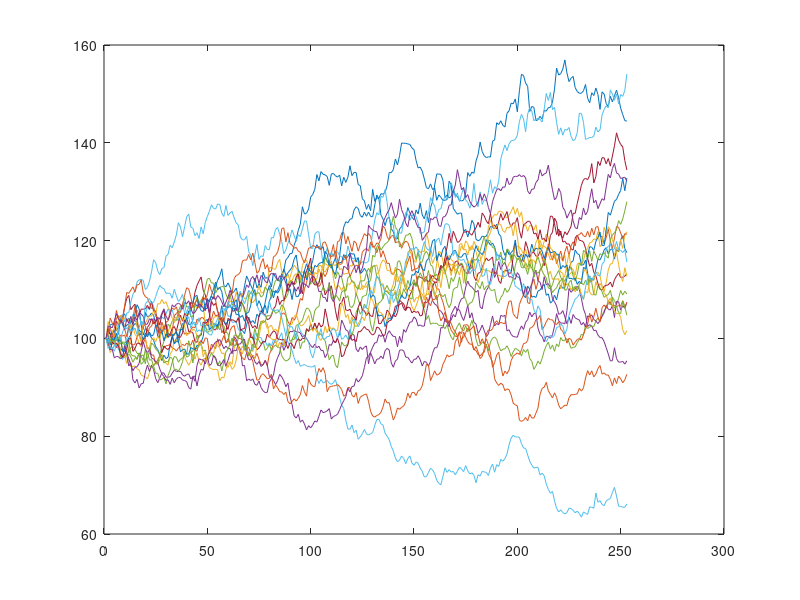

Write the MATLAB code that produced this figure. (Note: this script raises an error after producing the figure.)
% Malliavin Delta Estimation for Barrier Option
% BuyPolar Capital - Malliavin Module (Barrier Payoff)

%% Parameters
S0 = 100; K = 100; B = 120; r = 0.05; sigma = 0.2;
T = 1; N = 10000; M = 252; dt = T/M;

%% Simulate paths and barriers
rng(42);
Z = randn(N,M);
S = zeros(N,M+1); S(:,1) = S0;

for t = 2:M+1
    S(:,t) = S(:,t-1) .* exp((r - 0.5*sigma^2)*dt + sigma*sqrt(dt).*Z(:,t-1));
end

hit = max(S,[],2) >= B; % barrier hit
ST = S(:,end);
payoff = max(ST - K, 0) .* (~hit);
disc = exp(-r*T);

%% Finite Difference Delta
dS = 0.01 * S0;
S_fd = zeros(N,M+1); S_fd(:,1) = S0 + dS;

for t = 2:M+1
    S_fd(:,t) = S_fd(:,t-1) .* exp((r - 0.5*sigma^2)*dt + sigma*sqrt(dt).*Z(:,t-1));
end

hit_fd = max(S_fd,[],2) >= B;
ST_fd = S_fd(:,end);
payoff_fd = max(ST_fd - K, 0) .* (~hit_fd);
price = disc * mean(payoff);
price_fd = disc * mean(payoff_fd);
delta_fd = (price_fd - price) / dS;

%% Malliavin Delta (approximate)
Z1 = sum(Z,2) / sqrt(M); % approximate single draw from sum
ST_mall = S0 * exp((r - 0.5*sigma^2)*T + sigma*sqrt(T).*Z1);
barrier_mask = max(S,[],2) < B;
weight = Z1 ./ (S0 * sigma * sqrt(T));
delta_malliavin = disc * mean(max(ST_mall - K,0) .* weight .* barrier_mask);

%% Output
fprintf('Barrier Option Price: %.4f\n', price);
fprintf('Delta (FD): %.4f\n', delta_fd);
fprintf('Delta (Malliavin Approx): %.4f\n', delta_malliavin);

%% Plot
if ~exist('plots', 'dir')
    mkdir('plots');
end

figure;
plot(1:M+1, S(1:20,:)'); hold on;
yline(B, '--r', 'Barrier');
title('Sample Barrier Option Paths'); xlabel('Time Step'); ylabel('Price');

print(gcf, fullfile('plots','malliavin_delta_barrier_option'), '-dpdf');

disp('Barrier option Malliavin delta estimation complete.');
